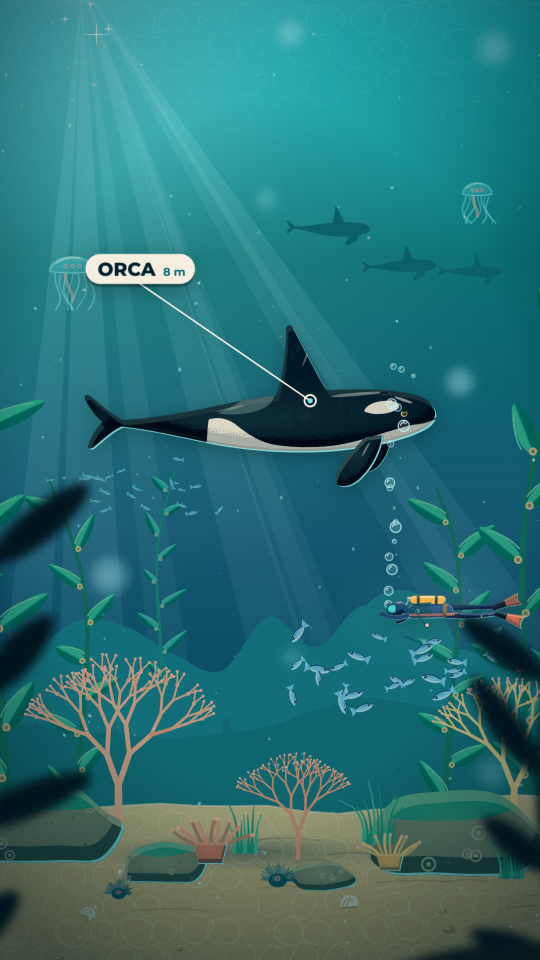
#> input picture experiments/kurz-style/engine/proof/show_f060.jpg, 1080 x 1920 px, given in place of orca_open_sbs.jpg.png, which was not available (shown at 1/2 size)
$ python orca_open_sheet.py ../proof/show_f060.jpg ../proof/orca_open_sbs.jpg ../proof/orca_open_sbs.jpg ../proof/orca_open_sbs.jpg
#> lines starting #> are read from the running program, lines starting #| are printed output that depends on the picture
"""Side-by-side sheet for the orca-open rebuild: band 1 = current pipeline, band 2 = engine rebuild (same
timestamps), band 3 = three reference frames (Kurzgesagt tier target). Run with python3 -I.
usage: orca_open_sheet.py <out.jpg> <current.mp4> <rebuild.mp4> <t1,t2,t3> <ref1> <ref2> <ref3>
"""
import subprocess, sys, tempfile, os
from PIL import Image, ImageDraw, ImageFont

out, cur, reb, ts, refs = sys.argv[1], sys.argv[2], sys.argv[3], sys.argv[4].split(","), sys.argv[5:8]
CW, CH, PAD, STRIP = 540, 960, 12, 46
INK, RED, BONE, TIDE = (1, 18, 26), (221, 37, 52), (244, 238, 225), (127, 228, 231)
FONT = None
for f in ("/System/Library/Fonts/Supplemental/Arial Bold.ttf", "/Library/Fonts/Arial Bold.ttf", "/usr/share/fonts/truetype/dejavu/DejaVuSans-Bold.ttf"):
    try:
        FONT = ImageFont.truetype(f, 28); break
    except OSError:
        pass
FONT = FONT or ImageFont.load_default()
tmp = tempfile.mkdtemp()

def grab(video, t, tag):
    p = os.path.join(tmp, f"{tag}_{t}.png")
    subprocess.run(["ffmpeg", "-v", "error", "-y", "-ss", t, "-i", video, "-frames:v", "1", p], check=True)
    return Image.open(p).convert("RGB").resize((CW, CH), Image.LANCZOS)

W = 3 * CW + 4 * PAD
RH = (W - 4 * PAD) // 3 * 9 // 16  # reference cells: 16:9 at the same column width
H = 3 * STRIP + 2 * CH + RH + 4 * PAD
sheet = Image.new("RGB", (W, H), INK); dr = ImageDraw.Draw(sheet)
#> after `sheet = Image.new('RGB', (W, H), INK)`:
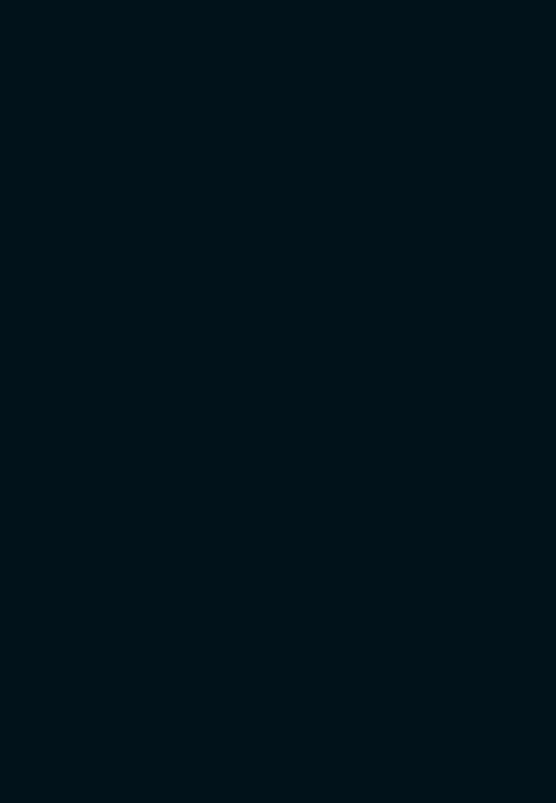
#> sheet: PIL image 1668x2409 RGB (shown at 1/3 size); mean R, G, B 1, 18, 26
y = PAD
for label, video, col in (("CURRENT PIPELINE (studio kit)", cur, BONE), ("REBUILD (kurz-style engine, Lantern & Ink)", reb, RED)):
    dr.text((PAD, y + 8), label, fill=col, font=FONT); y += STRIP
    for i, t in enumerate(ts):
        x = PAD + i * (CW + PAD)
        sheet.paste(grab(video, t, label[:3]), (x, y))
#> in grab, `return Image.open(p).convert("RGB").resize((CW, CH), Image.LANCZOS)`:
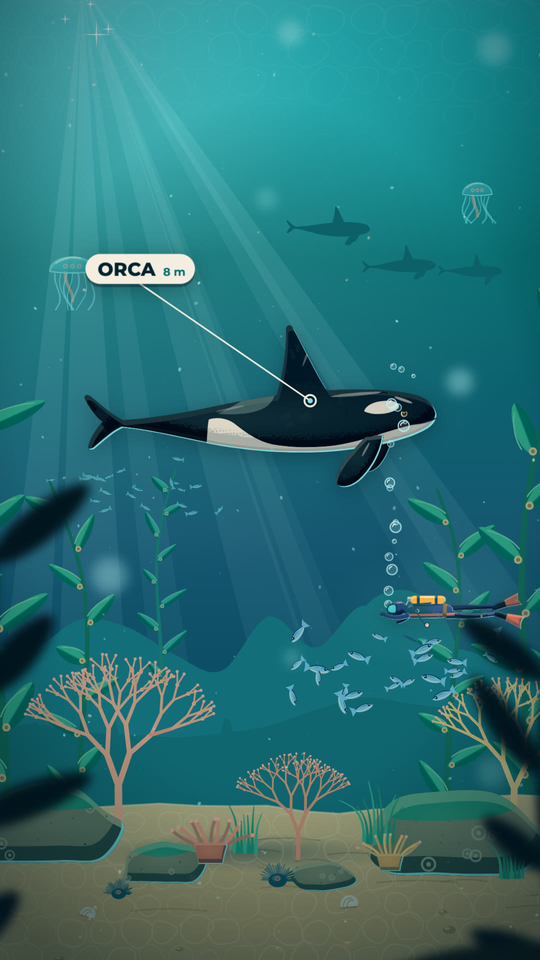
#> returned value: PIL image 540x960 RGB; mean R, G, B 42.6, 112.9, 116.8
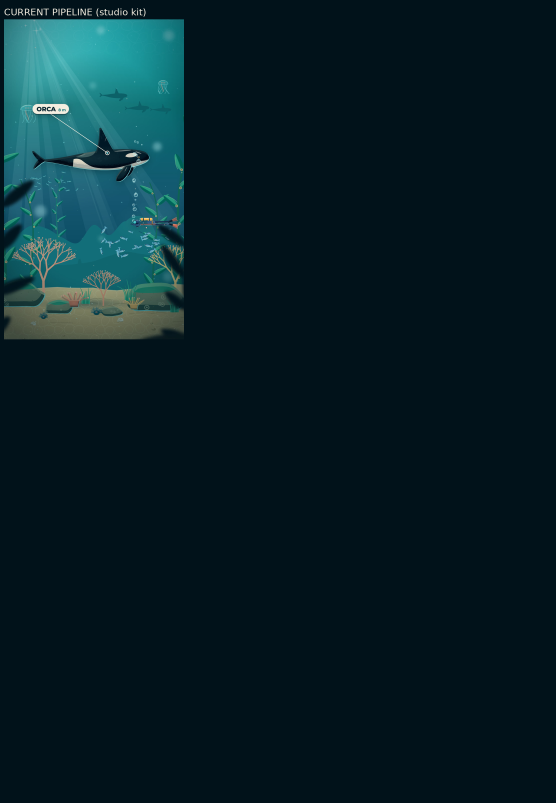
#> sheet: PIL image 1668x2409 RGB (shown at 1/3 size); mean R, G, B 6.5, 30.4, 37.8
#> (the run stopped early here; a loop or call above may not have finished)
